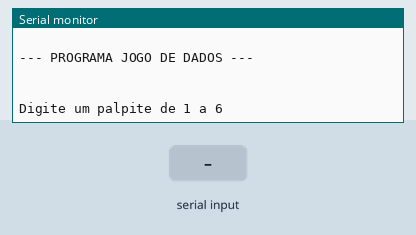
This sketch was run on a simulated Arduino Uno, built with avr-gcc and run on an emulated ATmega328P. On the bench: the last lines printed to the serial monitor. Inputs (shaded band) come from the test bench. Random numbers use the default seed unless the sketch sets one.

Above: at 1.2 s.
1.3 s: "90,45\n" received over Serial
At 2.1 s:
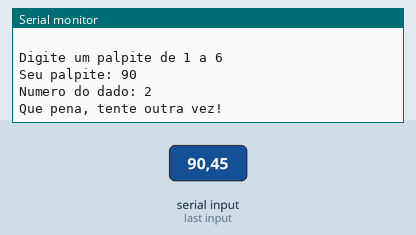
2.8 s: "30,150\n" received over Serial
At 4.1 s:
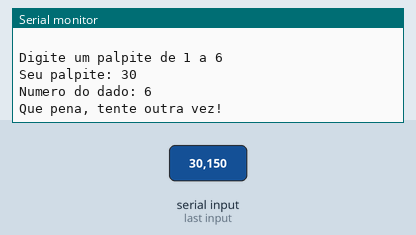
4.3 s: "5\n" received over Serial
At 6.4 s:
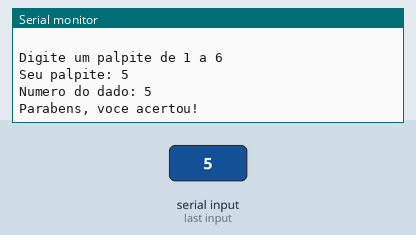
Timing chart, 0 to 7.9 s (numbered marks = the images above; inputs shaded):
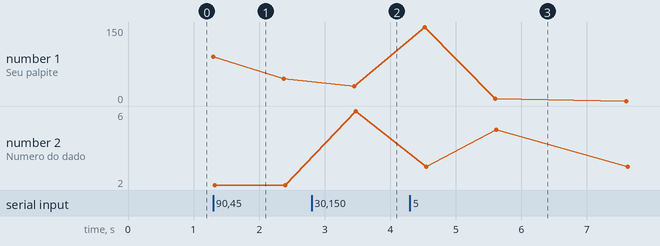

Measured:
- after the input at 1.3 s, the serial monitor: prints a new line at once (image 1)
- after the input at 2.8 s, the serial monitor: prints a new line after 0.65 s (image 2)
- after the input at 4.3 s, the serial monitor: prints a new line after 1.3 s (image 3)
- plotted number 1: 45 → 30 after the input at 2.8 s

The sketch:

jogo_de_dados_simplificado1__1_.ino
```cpp
// C++ code

void setup()
{
  Serial.begin(9600);
}

void loop()
{
  Serial.println(" ");
  Serial.println(" " );
  Serial.println("--- PROGRAMA JOGO DE DADOS ---");
  Serial.println(" ");
  Serial.println(" " );

 //pedir o papilte do usuario
  Serial.println("Digite um palpite de 1 a 6");
  while(! Serial.available());
  int palpite = Serial.parseInt();

  //sortear o dado
  int numeroSorteado = random(1, 7);// gera um numero aleatorio entre 1 e 6


  Serial.println("Seu palpite: " + String(palpite));
  Serial.println("Numero do dado: " + String(numeroSorteado));


  if(palpite == numeroSorteado)
  {
    Serial.println("Parabens, voce acertou!");
  }else {
    Serial.println("Que pena, tente outra vez!");
  }
  delay(1000);
}
```
